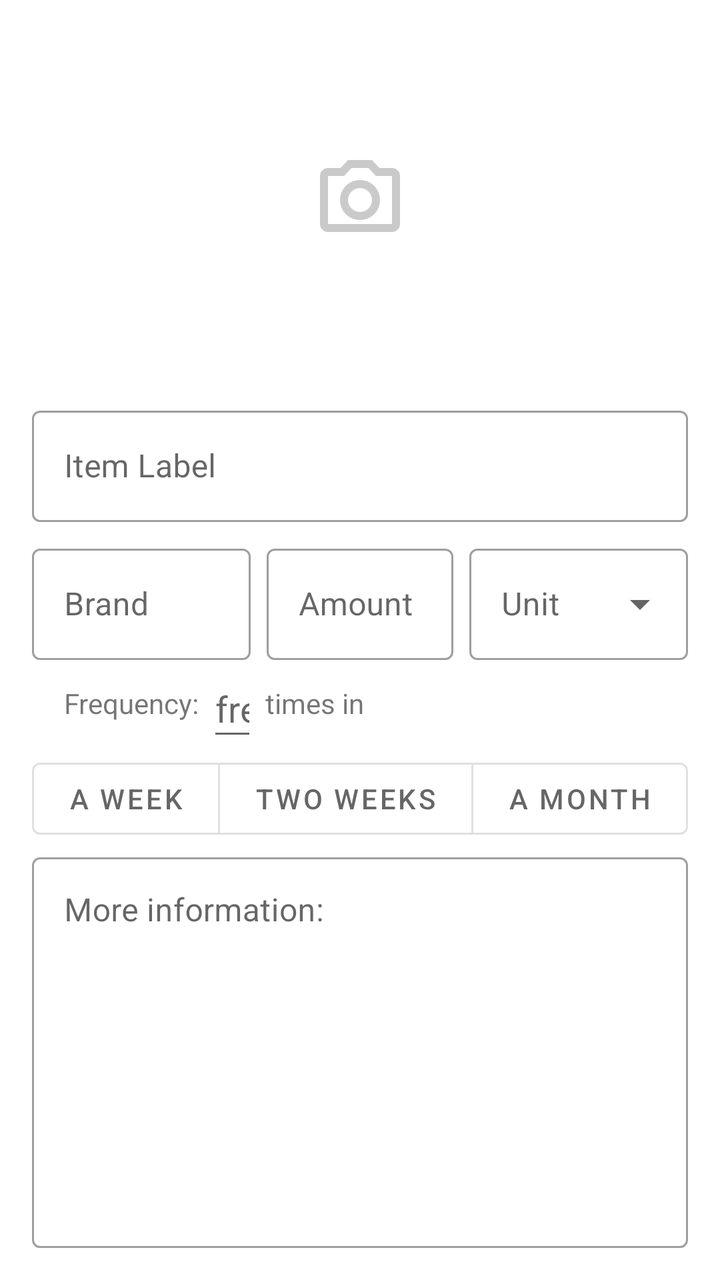
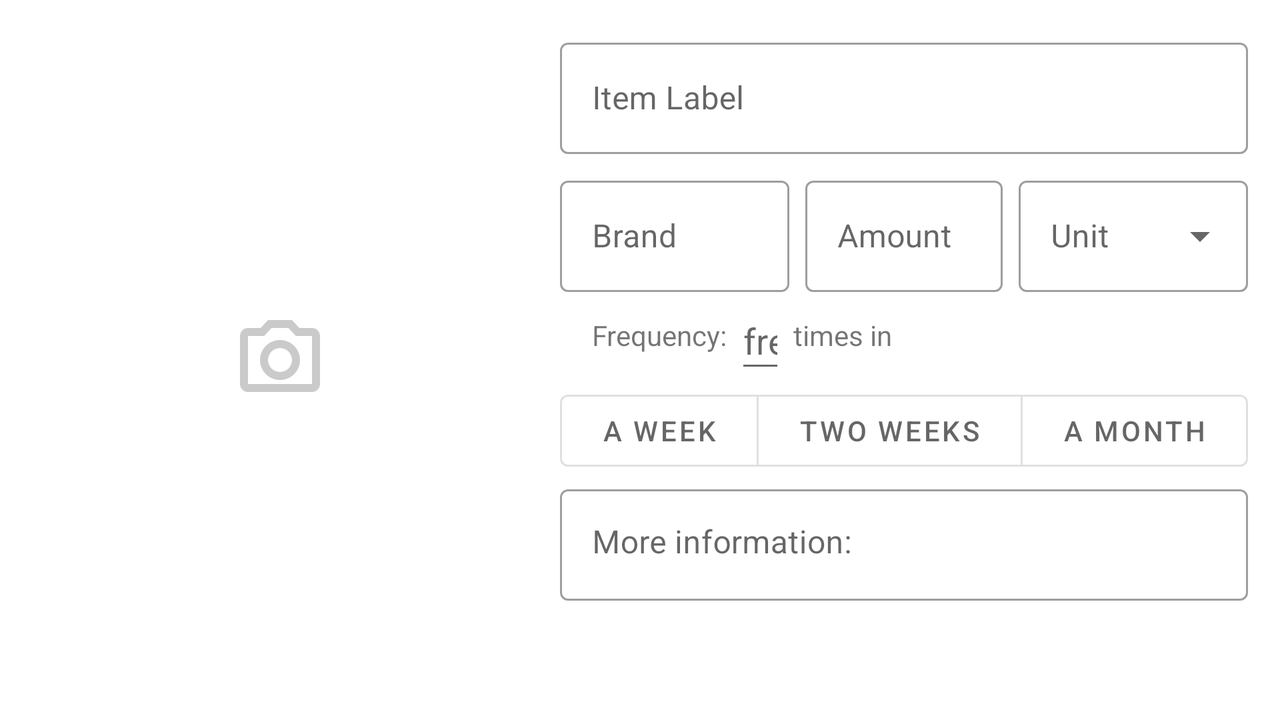

Two renders of one Android screen. The first uses the default layout on a phone; the second uses the alternative layout the repository ships for a different screen configuration, on a matching device. The two XML files are below.
<!-- AndroidManifest.xml: application theme AppTheme -->
<!-- res/layout/input_fields_newfooditem.xml -->
<?xml version="1.0" encoding="utf-8"?>
<LinearLayout xmlns:android="http://schemas.android.com/apk/res/android"
    android:layout_width="match_parent"
    android:layout_height="match_parent"
    android:layout_marginHorizontal="16dp"
    android:layout_marginBottom="16dp"
    android:orientation="vertical">

    <ImageView
        android:id="@+id/imageView_new_fooditem"
        style="@style/activity_imageviews"
        android:layout_marginVertical="8dp"
        android:contentDescription="@string/food_image_content_description"
        android:scaleType="centerInside"
        android:src="@drawable/ic_camera"
        android:transitionName="@string/transition_detail" />

    <com.google.android.material.textfield.TextInputLayout
        style="@style/Widget.MaterialComponents.TextInputLayout.OutlinedBox"
        android:layout_width="match_parent"
        android:layout_height="wrap_content">

        <com.google.android.material.textfield.TextInputEditText
            android:id="@+id/editText_label"
            android:layout_width="match_parent"
            android:layout_height="wrap_content"
            android:hint="@string/hint_item_label"
            android:importantForAutofill="no"
            android:inputType="text" />

    </com.google.android.material.textfield.TextInputLayout>

    <include layout="@layout/brand_amount_unit_newfooditem" />

    <include layout="@layout/freq_selection_newfooditem" />

    <com.google.android.material.textfield.TextInputLayout
        style="@style/Widget.MaterialComponents.TextInputLayout.OutlinedBox"
        android:layout_width="match_parent"
        android:layout_height="match_parent">

        <com.google.android.material.textfield.TextInputEditText
            android:id="@+id/editText_info"
            android:layout_width="match_parent"
            android:layout_height="match_parent"
            android:gravity="top"
            android:hint="@string/hint_more_information"
            android:inputType="text" />
    </com.google.android.material.textfield.TextInputLayout>

</LinearLayout>
<!-- res/layout/brand_amount_unit_newfooditem.xml (included above) -->
<?xml version="1.0" encoding="utf-8"?>
<LinearLayout xmlns:android="http://schemas.android.com/apk/res/android"
    android:layout_width="match_parent"
    android:layout_height="wrap_content"
    android:layout_marginTop="8dp"
    android:baselineAligned="false"
    android:orientation="horizontal">

    <com.google.android.material.textfield.TextInputLayout
        style="@style/Widget.MaterialComponents.TextInputLayout.OutlinedBox"
        android:layout_width="match_parent"
        android:layout_height="wrap_content"
        android:layout_weight="1">

        <com.google.android.material.textfield.TextInputEditText
            android:id="@+id/editText_brand"
            android:layout_width="match_parent"
            android:layout_height="wrap_content"
            android:hint="@string/hint_brand"
            android:importantForAutofill="no"
            android:inputType="text" />
    </com.google.android.material.textfield.TextInputLayout>

    <com.google.android.material.textfield.TextInputLayout
        style="@style/Widget.MaterialComponents.TextInputLayout.OutlinedBox"
        android:layout_width="match_parent"
        android:layout_height="wrap_content"
        android:layout_marginHorizontal="8dp"
        android:layout_weight="1">

        <com.google.android.material.textfield.TextInputEditText
            android:id="@+id/editText_amount"
            android:layout_width="match_parent"
            android:layout_height="wrap_content"
            android:hint="@string/hint_amount"
            android:importantForAutofill="no"
            android:inputType="number" />
    </com.google.android.material.textfield.TextInputLayout>

    <com.google.android.material.textfield.TextInputLayout
        style="@style/Widget.MaterialComponents.TextInputLayout.OutlinedBox.ExposedDropdownMenu"
        android:layout_width="match_parent"
        android:layout_height="match_parent"
        android:layout_weight="1">

        <AutoCompleteTextView
            android:id="@+id/new_fooditem_unit_dropdown"
            android:layout_width="match_parent"
            android:layout_height="match_parent"
            android:hint="@string/hint_unit"
            android:inputType="none" />

    </com.google.android.material.textfield.TextInputLayout>
</LinearLayout>
<!-- res/layout/freq_selection_newfooditem.xml (included above) -->
<?xml version="1.0" encoding="utf-8"?>
<LinearLayout xmlns:android="http://schemas.android.com/apk/res/android"
    xmlns:app="http://schemas.android.com/apk/res-auto"
    android:layout_width="match_parent"
    android:layout_height="wrap_content"
    android:orientation="vertical">

    <LinearLayout
        android:layout_width="match_parent"
        android:layout_height="wrap_content"
        android:layout_marginHorizontal="16dp"
        android:orientation="horizontal">

        <TextView
            android:layout_width="wrap_content"
            android:layout_height="match_parent"
            android:layout_marginTop="12dp"
            android:layout_marginEnd="4dp"
            android:text="@string/textview_frequency_1" />

        <EditText
            android:id="@+id/editText_freq"
            android:layout_width="25dp"
            android:layout_height="match_parent"
            android:autofillHints=""
            android:hint="@string/hint_freq_input"
            android:inputType="number" />

        <TextView
            android:layout_width="match_parent"
            android:layout_height="match_parent"
            android:layout_marginStart="4dp"
            android:paddingTop="12dp"
            android:text="@string/textview_frequency_2"
            android:textAlignment="textStart" />
    </LinearLayout>

    <com.google.android.material.button.MaterialButtonToggleGroup
        android:id="@+id/freq_selection_togglegroup"
        android:layout_width="match_parent"
        android:layout_height="wrap_content"
        app:singleSelection="true">

        <Button
            android:id="@+id/togglebutton_week"
            style="?attr/materialButtonOutlinedStyle"
            android:layout_width="wrap_content"
            android:layout_height="wrap_content"
            android:layout_weight="1"
            android:text="@string/button_week" />

        <Button
            android:id="@+id/togglebutton_two_weeks"
            style="?attr/materialButtonOutlinedStyle"
            android:layout_width="wrap_content"
            android:layout_height="wrap_content"
            android:layout_weight="1"
            android:text="@string/button_twoweeks" />

        <Button
            android:id="@+id/togglebutton_month"
            style="?attr/materialButtonOutlinedStyle"
            android:layout_width="wrap_content"
            android:layout_height="wrap_content"
            android:layout_weight="1"
            android:text="@string/button_month" />
    </com.google.android.material.button.MaterialButtonToggleGroup>

</LinearLayout>
<!-- resources referenced by this layout -->
<resources>
  <!-- drawable ic_camera (drawable) -->
  <vector xmlns:android="http://schemas.android.com/apk/res/android"
      android:width="48dp"
      android:height="48dp"
      android:tint="#B5B5B5B5"
      android:viewportWidth="24"
      android:viewportHeight="24">
      <path
          android:fillColor="@android:color/white"
          android:pathData="M14.12,4l1.83,2L20,6v12L4,18L4,6h4.05l1.83,-2h4.24M15,2L9,2L7.17,4L4,4c-1.1,0 -2,0.9 -2,2v12c0,1.1 0.9,2 2,2h16c1.1,0 2,-0.9 2,-2L22,6c0,-1.1 -0.9,-2 -2,-2h-3.17L15,2zM12,9c1.65,0 3,1.35 3,3s-1.35,3 -3,3 -3,-1.35 -3,-3 1.35,-3 3,-3m0,-2c-2.76,0 -5,2.24 -5,5s2.24,5 5,5 5,-2.24 5,-5 -2.24,-5 -5,-5z" />
  </vector>
  <string name="button_month">A Month</string>
  <string name="button_twoweeks">Two Weeks</string>
  <string name="button_week">A Week</string>
  <string name="food_image_content_description">Food-item image</string>
  <string name="hint_amount">Amount</string>
  <string name="hint_brand">Brand</string>
  <string name="hint_freq_input">frequency input</string>
  <string name="hint_item_label">Item Label</string>
  <string name="hint_more_information">More information:</string>
  <string name="hint_unit">Unit</string>
  <string name="textview_frequency_1">Frequency:</string>
  <string name="textview_frequency_2">times in</string>
  <string name="transition_detail">transition detail</string>
  <style name="activity_imageviews">
          <item name="android:layout_width">match_parent</item>
          <item name="android:layout_height">@dimen/activity_imageview_height</item>
          <item name="android:background">@drawable/imageview_bg_square</item>
          <item name="android:scaleType">centerCrop</item>
      </style>
  <style name="AppTheme" parent="Theme.MaterialComponents.Light.DarkActionBar">
          <item name="colorPrimary">@color/colorPrimary</item>
          <item name="colorPrimaryVariant">@color/colorPrimaryDark</item>
          <item name="colorSecondary">@color/colorAccent</item>
          <item name="colorOnSecondary">@android:color/white</item>
          <item name="android:statusBarColor">@color/colorPrimaryDark</item>
      </style>
  <dimen name="activity_imageview_height">184dp</dimen>
  <!-- drawable imageview_bg_square (drawable) -->
  <?xml version="1.0" encoding="utf-8"?>
  <shape xmlns:android="http://schemas.android.com/apk/res/android"
      android:shape="rectangle">
      <corners android:radius="6dp" />
      <solid android:color="@android:color/white" />
      <stroke
          android:width="1dp"
          android:color="@android:color/white" />
  </shape>
  <color name="colorPrimary">#53E344</color>
  <color name="colorPrimaryDark">#41D23C</color>
  <color name="colorAccent">#FF8888</color>
</resources>
<!-- res/layout-land/input_fields_newfooditem.xml (the repository's variant of the layout above) -->
<!-- drawn on the phone turned sideways -->
<?xml version="1.0" encoding="utf-8"?>
<LinearLayout xmlns:android="http://schemas.android.com/apk/res/android"
    android:layout_width="match_parent"
    android:layout_height="match_parent"
    android:layout_margin="16dp"
    android:orientation="horizontal">

    <ImageView
        android:id="@+id/imageView_new_fooditem"
        android:layout_width="248dp"
        android:layout_height="match_parent"
        android:layout_marginEnd="16dp"
        android:contentDescription="@string/food_image_content_description"
        android:onClick="onImageClick"
        android:scaleType="center"
        android:src="@drawable/ic_camera" />

    <ScrollView
        android:layout_width="match_parent"
        android:layout_height="match_parent">

        <LinearLayout
            android:layout_width="match_parent"
            android:layout_height="wrap_content"
            android:orientation="vertical">

            <LinearLayout
                android:layout_width="match_parent"
                android:layout_height="wrap_content"
                android:orientation="vertical">

                <com.google.android.material.textfield.TextInputLayout
                    style="@style/Widget.MaterialComponents.TextInputLayout.OutlinedBox"
                    android:layout_width="match_parent"
                    android:layout_height="wrap_content">

                    <com.google.android.material.textfield.TextInputEditText
                        android:id="@+id/editText_label"
                        android:layout_width="match_parent"
                        android:layout_height="wrap_content"
                        android:hint="@string/hint_item_label"
                        android:importantForAutofill="no"
                        android:inputType="text" />

                </com.google.android.material.textfield.TextInputLayout>

                <include layout="@layout/brand_amount_unit_newfooditem" />
            </LinearLayout>

            <include
                layout="@layout/freq_selection_newfooditem"
                android:layout_width="match_parent"
                android:layout_height="wrap_content" />

            <com.google.android.material.textfield.TextInputLayout
                style="@style/Widget.MaterialComponents.TextInputLayout.OutlinedBox"
                android:layout_width="match_parent"
                android:layout_height="match_parent">

                <com.google.android.material.textfield.TextInputEditText
                    android:id="@+id/editText_info"
                    android:layout_width="match_parent"
                    android:layout_height="match_parent"
                    android:gravity="top"
                    android:hint="@string/hint_more_information"
                    android:inputType="text" />
            </com.google.android.material.textfield.TextInputLayout>
        </LinearLayout>
    </ScrollView>
</LinearLayout>
<!-- resources referenced by the variant -->
<!-- as the phone turned sideways resolves them -->
<resources>
  <!-- drawable ic_camera (drawable) -->
  <vector xmlns:android="http://schemas.android.com/apk/res/android"
      android:width="48dp"
      android:height="48dp"
      android:tint="#B5B5B5B5"
      android:viewportWidth="24"
      android:viewportHeight="24">
      <path
          android:fillColor="@android:color/white"
          android:pathData="M14.12,4l1.83,2L20,6v12L4,18L4,6h4.05l1.83,-2h4.24M15,2L9,2L7.17,4L4,4c-1.1,0 -2,0.9 -2,2v12c0,1.1 0.9,2 2,2h16c1.1,0 2,-0.9 2,-2L22,6c0,-1.1 -0.9,-2 -2,-2h-3.17L15,2zM12,9c1.65,0 3,1.35 3,3s-1.35,3 -3,3 -3,-1.35 -3,-3 1.35,-3 3,-3m0,-2c-2.76,0 -5,2.24 -5,5s2.24,5 5,5 5,-2.24 5,-5 -2.24,-5 -5,-5z" />
  </vector>
  <string name="button_month">A Month</string>
  <string name="button_twoweeks">Two Weeks</string>
  <string name="button_week">A Week</string>
  <string name="food_image_content_description">Food-item image</string>
  <string name="hint_amount">Amount</string>
  <string name="hint_brand">Brand</string>
  <string name="hint_freq_input">frequency input</string>
  <string name="hint_item_label">Item Label</string>
  <string name="hint_more_information">More information:</string>
  <string name="hint_unit">Unit</string>
  <string name="textview_frequency_1">Frequency:</string>
  <string name="textview_frequency_2">times in</string>
  <style name="AppTheme" parent="Theme.MaterialComponents.Light.DarkActionBar">
          <item name="colorPrimary">@color/colorPrimary</item>
          <item name="colorPrimaryVariant">@color/colorPrimaryDark</item>
          <item name="colorSecondary">@color/colorAccent</item>
          <item name="colorOnSecondary">@android:color/white</item>
          <item name="android:statusBarColor">@color/colorPrimaryDark</item>
      </style>
  <color name="colorPrimary">#53E344</color>
  <color name="colorPrimaryDark">#41D23C</color>
  <color name="colorAccent">#FF8888</color>
</resources>
